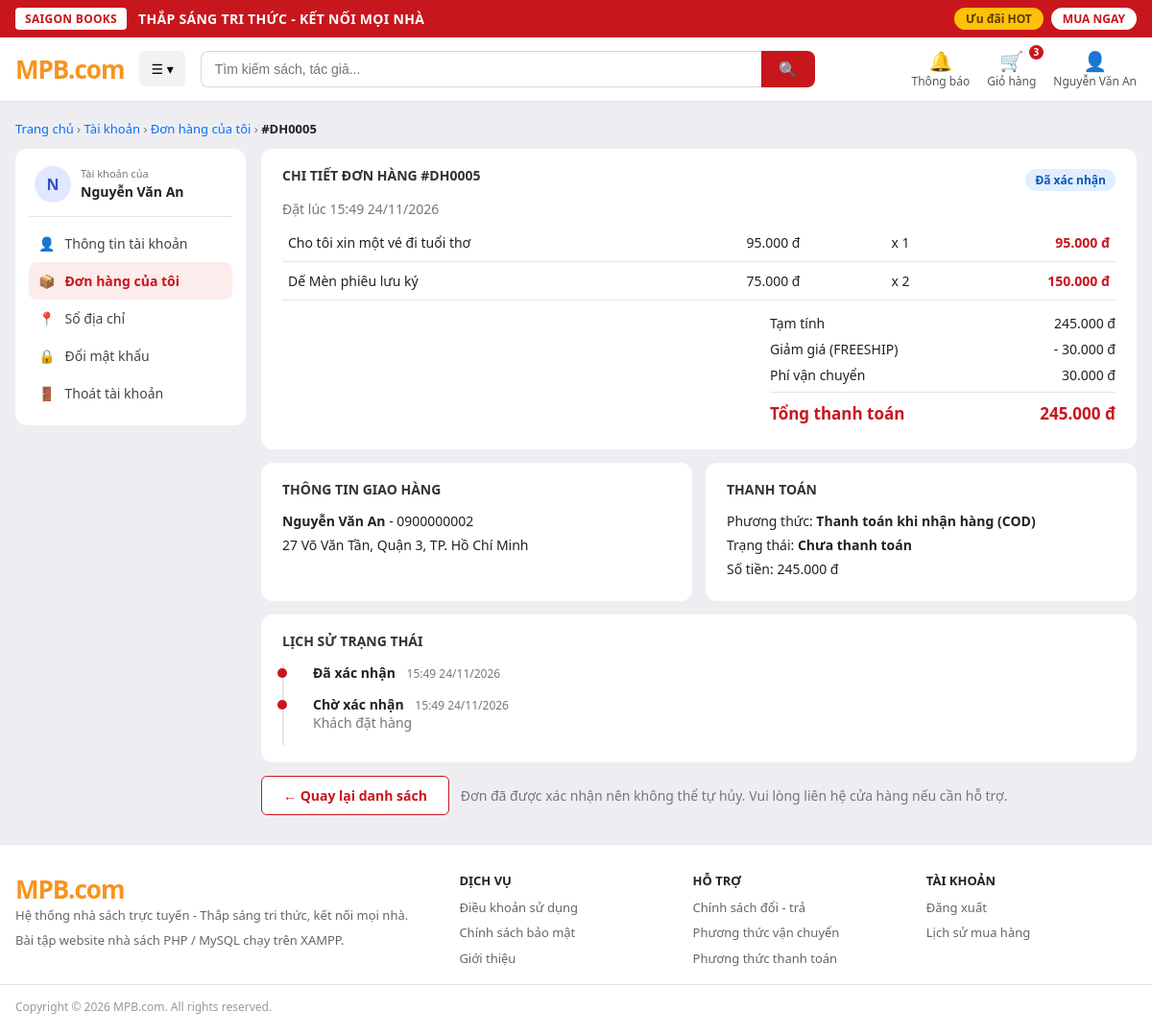
Page /order_detail.php?code=DH0005 (signed in) on the committed database.
### tables this page shows
CREATE TABLE users (
  id                 INT UNSIGNED AUTO_INCREMENT PRIMARY KEY,
  email              VARCHAR(150) NOT NULL,
  password_hash      VARCHAR(255) NOT NULL,
  full_name          VARCHAR(100) NOT NULL,
  phone              VARCHAR(20) NULL,
  role               ENUM('admin','user') NOT NULL DEFAULT 'user',
  status             ENUM('active','locked','deleted') NOT NULL DEFAULT 'active',
  email_verified_at  DATETIME NULL,
  failed_login_count TINYINT UNSIGNED NOT NULL DEFAULT 0,
  locked_until       DATETIME NULL,
  last_login_at      DATETIME NULL,
  created_at         DATETIME NOT NULL DEFAULT CURRENT_TIMESTAMP,
  updated_at         DATETIME NOT NULL DEFAULT CURRENT_TIMESTAMP ON UPDATE CURRENT_TIMESTAMP,
  UNIQUE KEY uq_users_email (email),
  CONSTRAINT chk_users_phone CHECK (phone IS NULL OR phone REGEXP '^[0-9+]{9,15}$')
);

CREATE TABLE orders (
  id               INT UNSIGNED AUTO_INCREMENT PRIMARY KEY,
  order_code       VARCHAR(20) NOT NULL,
  user_id          INT UNSIGNED NOT NULL,
  receiver_name    VARCHAR(100) NOT NULL,
  phone            VARCHAR(20) NOT NULL,
  shipping_address VARCHAR(255) NOT NULL,
  subtotal         DECIMAL(12,0) NOT NULL,
  discount_amount  DECIMAL(12,0) NOT NULL DEFAULT 0,
  shipping_fee     DECIMAL(12,0) NOT NULL DEFAULT 0,
  total_amount     DECIMAL(12,0) NOT NULL,
  status           ENUM('pending','confirmed','shipping','completed','cancelled')
                   NOT NULL DEFAULT 'pending',
  coupon_id        INT UNSIGNED NULL,
  note             VARCHAR(255),
  created_at       DATETIME NOT NULL DEFAULT CURRENT_TIMESTAMP,
  updated_at       DATETIME NOT NULL DEFAULT CURRENT_TIMESTAMP ON UPDATE CURRENT_TIMESTAMP,
  UNIQUE KEY uq_orders_code (order_code),
  KEY idx_orders_user_status (user_id, status),
  KEY idx_orders_status_created (status, created_at),
  KEY idx_orders_created (created_at),
  CONSTRAINT fk_orders_user   FOREIGN KEY (user_id)   REFERENCES users(id),
  CONSTRAINT fk_orders_coupon FOREIGN KEY (coupon_id) REFERENCES coupons(id) ON DELETE SET NULL,
  CONSTRAINT chk_orders_money CHECK (
    subtotal >= 0 AND discount_amount >= 0 AND shipping_fee >= 0
    AND discount_amount <= subtotal
  ),
  CONSTRAINT chk_orders_total CHECK (total_amount = subtotal - discount_amount + shipping_fee)
);

CREATE TABLE order_items (
  id         INT UNSIGNED AUTO_INCREMENT PRIMARY KEY,
  order_id   INT UNSIGNED NOT NULL,
  book_id    INT UNSIGNED NOT NULL,
  book_title VARCHAR(255) NOT NULL,
  quantity   INT UNSIGNED NOT NULL,
  unit_price DECIMAL(12,0) NOT NULL,
  KEY idx_oi_order (order_id),
  KEY idx_oi_book (book_id),
  CONSTRAINT fk_oi_order FOREIGN KEY (order_id) REFERENCES orders(id) ON DELETE RESTRICT,
  CONSTRAINT fk_oi_book  FOREIGN KEY (book_id)  REFERENCES books(id)  ON DELETE RESTRICT,
  CONSTRAINT chk_oi_quantity CHECK (quantity > 0),
  CONSTRAINT chk_oi_price CHECK (unit_price >= 0)
);

CREATE TABLE coupons (
  id             INT UNSIGNED AUTO_INCREMENT PRIMARY KEY,
  code           VARCHAR(50) NOT NULL,
  discount_type  ENUM('percent','fixed') NOT NULL,
  discount_value DECIMAL(12,0) NOT NULL,
  min_order      DECIMAL(12,0) NOT NULL DEFAULT 0,
  start_date     DATE NOT NULL,
  end_date       DATE NOT NULL,
  usage_limit    INT UNSIGNED NULL,
  used_count     INT UNSIGNED NOT NULL DEFAULT 0,
  per_user_limit INT UNSIGNED NULL DEFAULT 1,
  limit_period   ENUM('lifetime','month') NOT NULL DEFAULT 'lifetime',
  is_active      TINYINT(1) NOT NULL DEFAULT 1,
  UNIQUE KEY uq_coupons_code (code),
  CONSTRAINT chk_coupons_per_user CHECK (per_user_limit IS NULL OR per_user_limit > 0),
  CONSTRAINT chk_coupons_dates CHECK (end_date >= start_date),
  CONSTRAINT chk_coupons_value CHECK (
    (discount_type = 'percent' AND discount_value BETWEEN 1 AND 100)
    OR (discount_type = 'fixed' AND discount_value > 0)
  ),
  CONSTRAINT chk_coupons_min CHECK (min_order >= 0),
  CONSTRAINT chk_coupons_limit CHECK (usage_limit IS NULL OR used_count <= usage_limit)
);

CREATE TABLE payments (
  id               INT UNSIGNED AUTO_INCREMENT PRIMARY KEY,
  order_id         INT UNSIGNED NOT NULL,
  method           ENUM('cod','bank_transfer','momo','vnpay') NOT NULL,
  amount           DECIMAL(12,0) NOT NULL,
  status           ENUM('pending','paid','failed','refunded') NOT NULL DEFAULT 'pending',
  transaction_code VARCHAR(100) NULL,
  paid_at          DATETIME NULL,
  created_at       DATETIME NOT NULL DEFAULT CURRENT_TIMESTAMP,
  UNIQUE KEY uq_payments_txn (transaction_code),
  KEY idx_payments_order (order_id),
  CONSTRAINT fk_payments_order FOREIGN KEY (order_id)
    REFERENCES orders(id) ON DELETE RESTRICT,
  CONSTRAINT chk_payments_amount CHECK (amount >= 0)
);

CREATE TABLE order_status_history (
  id          INT UNSIGNED AUTO_INCREMENT PRIMARY KEY,
  order_id    INT UNSIGNED NOT NULL,
  from_status VARCHAR(20) NULL,
  to_status   VARCHAR(20) NOT NULL,
  changed_by  INT UNSIGNED NULL,
  note        VARCHAR(255) NULL,
  created_at  DATETIME NOT NULL DEFAULT CURRENT_TIMESTAMP,
  KEY idx_osh_order (order_id),
  CONSTRAINT fk_osh_order FOREIGN KEY (order_id) REFERENCES orders(id) ON DELETE RESTRICT,
  CONSTRAINT fk_osh_user  FOREIGN KEY (changed_by) REFERENCES users(id) ON DELETE SET NULL
);

### functions.php (called while the page is built, shortened)
<?php
require_once __DIR__ . '/db.php';
function e(?string $s): string
{
    return htmlspecialchars((string)$s, ENT_QUOTES, 'UTF-8');
}
function current_user(): ?array
{
    static $checked = false;
    if (!$checked) {
        $checked = true;
        if (!empty($_SESSION['user'])) {
            $st = db()->prepare('SELECT status, role, full_name FROM users WHERE id = ?');
            $st->execute([(int)$_SESSION['user']['id']]);
        }
    }
    return $_SESSION['user'] ?? null;
}
function require_login(): void
{
    if (!current_user()) {
        redirect('login.php');
    }
}

### db.php (called while the page is built, shortened)
<?php
function db(): PDO
{
    static $pdo = null;
    if ($pdo === null) {
        try {
            $pdo = new PDO(
                'mysql:host=' . DB_HOST . ';dbname=' . DB_NAME . ';charset=utf8mb4',
                DB_USER,
                DB_PASS,
                [
                    PDO::ATTR_ERRMODE            => PDO::ERRMODE_EXCEPTION,
                    PDO::ATTR_DEFAULT_FETCH_MODE => PDO::FETCH_ASSOC,
                    PDO::ATTR_EMULATE_PREPARES   => false,
                ]
            );
            $pdo->exec("SET time_zone = '+07:00'");
        } catch (PDOException $e) {
            http_response_code(500);
            die('Không kết nối được CSDL: ' . htmlspecialchars($e->getMessage()));
        }
    }
    return $pdo;
}

### helpers.php (called while the page is built, shortened)
<?php
function money($n): string
{
    return number_format((float)$n, 0, ',', '.') . ' đ';
}

### order_detail.php (the view, shortened to what this page needs)
<?php
require_once __DIR__ . '/functions.php';
require_once __DIR__ . '/helpers.php';
require_login();
$user = current_user();
$pdo  = db();
$code = trim($_GET['code'] ?? '');
$st = $pdo->prepare(
    'SELECT o.*, c.code AS coupon_code FROM orders o LEFT JOIN coupons c ON c.id = o.coupon_id
     WHERE o.order_code = ? AND o.user_id = ?'
);
$st->execute([$code, $user['id']]);
$order = $st->fetch();
$accActive = 'orders';
$st = $pdo->prepare('SELECT * FROM order_items WHERE order_id = ? ORDER BY id');
$st->execute([$order['id']]);
$items = $st->fetchAll();
$st = $pdo->prepare('SELECT * FROM payments WHERE order_id = ? ORDER BY id DESC LIMIT 1');
$st->execute([$order['id']]);
$payment = $st->fetch();
$st = $pdo->prepare('SELECT * FROM order_status_history WHERE order_id = ? ORDER BY id');
$st->execute([$order['id']]);
$history = $st->fetchAll();
$statusLabels = $GLOBALS['ORDER_STATUS'];
$methods      = $GLOBALS['PAYMENT_METHODS'];
$payStatus    = ['pending' => 'Chưa thanh toán', 'paid' => 'Đã thanh toán', 'failed' => 'Không thành công', 'refunded' => 'Đã hoàn tiền'];
require __DIR__ . '/header.php';
?>
<div class="breadcrumb"><a href="index.php">Trang chủ</a> › <a href="account.php">Tài khoản</a> › <a href="orders.php">Đơn hàng của tôi</a> › <strong>#<?= e($order['order_code']) ?></strong></div>
<div class="acc-layout">
    <?php require __DIR__ . '/account_nav.php'; ?>
    <div class="acc-main">
        <div class="co-card">
            <div class="card-head">
                <h3>CHI TIẾT ĐƠN HÀNG #<?= e($order['order_code']) ?></h3>
                <span class="status st-<?= e($order['status']) ?>"><?= e($statusLabels[$order['status']] ?? $order['status']) ?></span>
            </div>
            <p class="muted">Đặt lúc <?= e(date('H:i d/m/Y', strtotime($order['created_at']))) ?></p>
            <table class="order-table">
                <?php foreach ($items as $oi): ?>
                    <tr>
                        <td class="ot-name"><a href="book.php?id=<?= (int)$oi['book_id'] ?>"><?= e($oi['book_title']) ?></a></td>
                        <td><?= money($oi['unit_price']) ?></td>
                        <td>x <?= (int)$oi['quantity'] ?></td>
                        <td class="ot-line"><?= money((float)$oi['unit_price'] * (int)$oi['quantity']) ?></td>
                    </tr>
                <?php endforeach; ?>
            </table>
            <div class="co-sum">
                <div><span>Tạm tính</span><span><?= money($order['subtotal']) ?></span></div>
                <div><span>Giảm giá<?= $order['coupon_code'] ? ' (' . e($order['coupon_code']) . ')' : '' ?></span>
                    <span><?= (float)$order['discount_amount'] > 0 ? '- ' . money($order['discount_amount']) : '0 đ' ?></span></div>
                <div><span>Phí vận chuyển</span><span><?= (float)$order['shipping_fee'] == 0 ? 'Miễn phí' : money($order['shipping_fee']) ?></span></div>
                <div class="grand"><span>Tổng thanh toán</span><span><?= money($order['total_amount']) ?></span></div>
            </div>
        </div>
        <div class="acc-two">
            <div class="co-card">
                <h3>THÔNG TIN GIAO HÀNG</h3>
                <p><strong><?= e($order['receiver_name']) ?></strong> - <?= e($order['phone']) ?></p>
                <p><?= e($order['shipping_address']) ?></p>
            </div>
            <div class="co-card">
                <h3>THANH TOÁN</h3>
                <?php if ($payment): ?>
                    <p>Phương thức: <strong><?= e($methods[$payment['method']] ?? $payment['method']) ?></strong></p>
                    <p>Trạng thái: <strong><?= e($payStatus[$payment['status']] ?? $payment['status']) ?></strong></p>
                    <p>Số tiền: <?= money($payment['amount']) ?></p>
                <?php else: ?><p class="muted">Chưa có thông tin thanh toán.</p><?php endif; ?>
            </div>
        </div>
        <div class="co-card">
            <h3>LỊCH SỬ TRẠNG THÁI</h3>
            <ul class="timeline">
                <?php foreach (array_reverse($history) as $h): ?>
                    <li>
                        <strong><?= e($statusLabels[$h['to_status']] ?? $h['to_status']) ?></strong>
                        <span class="muted"><?= e(date('H:i d/m/Y', strtotime($h['created_at']))) ?></span>
                        <?php if ($h['note']): ?><div class="muted"><?= e($h['note']) ?></div><?php endif; ?>
                    </li>
                <?php endforeach; ?>
            </ul>
        </div>
        <div class="detail-actions">
            <a href="orders.php" class="btn-outline">← Quay lại danh sách</a>
            <?php if ($order['status'] === 'pending'): ?>
                <form method="post" action="order_action.php" onsubmit="return confirm('Bạn chắc chắn muốn hủy đơn này?')">
                    <?= csrf_field() ?><input type="hidden" name="action" value="cancel"><input type="hidden" name="from" value="detail">
                    <input type="hidden" name="code" value="<?= e($order['order_code']) ?>">
                    <button type="submit" class="btn-gray btn-inline">Hủy đơn hàng</button>
                </form>
            <?php elseif ($order['status'] === 'confirmed'): ?>
                <span class="muted">Đơn đã được xác nhận nên không thể tự hủy. Vui lòng liên hệ cửa hàng nếu cần hỗ trợ.</span>
            <?php endif; ?>
        </div>
    </div>
</div>
<?php require __DIR__ . '/footer.php'; ?>

### header.php (shortened to what this page needs)
<?php
require_once __DIR__ . '/functions.php';
$user      = current_user();
$searchQ   = trim($_GET['q'] ?? '');
$cartCount = 0;
if ($user) {
    $st = db()->prepare(
        'SELECT COALESCE(SUM(ci.quantity), 0)
         FROM carts c JOIN cart_items ci ON ci.cart_id = c.id
         WHERE c.user_id = ?'
    );
    $st->execute([$user['id']]);
    $cartCount = (int)$st->fetchColumn();
}
?>
<!DOCTYPE html>
<html lang="vi">
<head>
    <link rel="stylesheet" href="style.css">
    <link rel="stylesheet" href="pages.css">
    <link rel="stylesheet" href="cart.css">
    <link rel="stylesheet" href="account.css">
</head>
<body>
<div class="promo-bar">
    <div class="promo-inner">
        <div class="promo-left">
            <span class="promo-badge">SAIGON BOOKS</span>
            <span class="slogan">THẮP SÁNG TRI THỨC - KẾT NỐI MỌI NHÀ</span>
        </div>
        <div class="promo-right">
            <a class="pill pill-yellow" href="search.php?sort=best">Ưu đãi HOT</a>
            <a class="pill pill-white" href="search.php?sort=new">MUA NGAY</a>
        </div>
    </div>
</div>
<header class="site-header">
    <div class="header-inner">
        <a class="logo" href="index.php">MPB<span>.com</span></a>
        <div class="dropdown">
            <button type="button" class="dropdown-toggle">☰ ▾</button>
        </div>
        <form class="search-box" method="get" action="search.php">
            <input type="text" name="q" placeholder="Tìm kiếm sách, tác giả..." value="<?= e($searchQ) ?>">
            <button type="submit" aria-label="Tìm kiếm">🔍</button>
        </form>
        <div class="header-actions">
            <a class="h-item" href="#" title="Chưa có thông báo">
                <span class="ico">🔔</span>Thông báo
            </a>
            <a class="h-item" href="cart.php">
                <span class="ico">🛒</span>Giỏ hàng
                <?php if ($cartCount > 0): ?><span class="badge"><?= $cartCount ?></span><?php endif; ?>
            </a>
            <div class="dropdown">
                <a class="h-item" href="<?= $user ? 'account.php' : 'login.php' ?>">
                    <span class="ico">👤</span><?= $user ? e(mb_strimwidth($user['full_name'], 0, 14, '…')) : 'Tài khoản' ?>
                </a>
            </div>
        </div>
    </div>
</header>
<main class="container">

### account_nav.php
<?php
$accUser  = current_user();
$accItems = [
    'account'   => ['account.php',   '👤', 'Thông tin tài khoản'],
    'orders'    => ['orders.php',    '📦', 'Đơn hàng của tôi'],
    'addresses' => ['addresses.php', '📍', 'Sổ địa chỉ'],
    'password'  => ['password.php',  '🔒', 'Đổi mật khẩu'],
];
?>
<aside class="acc-nav">
    <div class="acc-user">
        <span class="avatar"><?= e(mb_strtoupper(mb_substr($accUser['full_name'], 0, 1))) ?></span>
        <div><small>Tài khoản của</small><strong><?= e($accUser['full_name']) ?></strong></div>
    </div>
    <?php foreach ($accItems as $key => [$href, $ico, $label]): ?>
        <a href="<?= e($href) ?>" class="<?= ($accActive ?? '') === $key ? 'on' : '' ?>"><span><?= $ico ?></span> <?= e($label) ?></a>
    <?php endforeach; ?>
    <a href="logout.php"><span>🚪</span> Thoát tài khoản</a>
</aside>

### rows in the picture
users: full_name "Nguyễn Văn An", full_name "N"
orders: order_code "DH0005", status "Đã xác nhận", created_at "15:49 24/11/2026", subtotal "245.000 đ", coupon.code "FREESHIP", discount_amount "30.000 đ", shipping_fee "30.000 đ", total_amount "245.000 đ", receiver_name "Nguyễn Văn An", phone "0900000002", shipping_address "27 Võ Văn Tần, Quận 3, TP. Hồ Chí Minh"
order_items: book_title "Cho tôi xin một vé đi tuổi thơ", unit_price "95.000 đ", quantity "1", money((float)$oi['unit_price'] * (int)$oi['quantity']) "95.000 đ"
order_items: book_title "Dế Mèn phiêu lưu ký", unit_price "75.000 đ", quantity "2", money((float)$oi['unit_price'] * (int)$oi['quantity']) "150.000 đ"
payments: method "Thanh toán khi nhận hàng (COD)", status "Chưa thanh toán", amount "245.000 đ"
order_status_history: to_status "Đã xác nhận", created_at "15:49 24/11/2026"
order_status_history: to_status "Chờ xác nhận", created_at "15:49 24/11/2026", note "Khách đặt hàng"

### other values in the picture
$cartCount "3"
$ico "👤"
$label "Thông tin tài khoản"
$ico "📦"
$label "Đơn hàng của tôi"
$ico "📍"
$label "Sổ địa chỉ"
$ico "🔒"
$label "Đổi mật khẩu"
